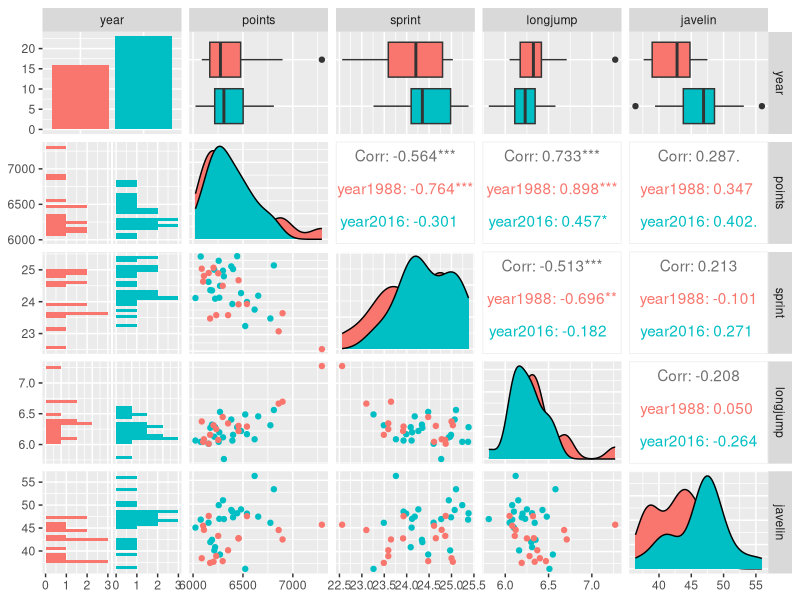
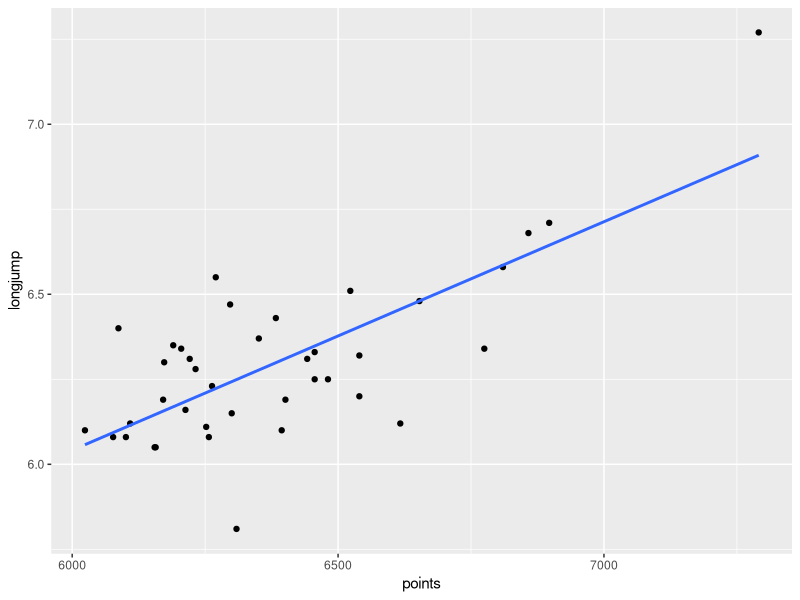
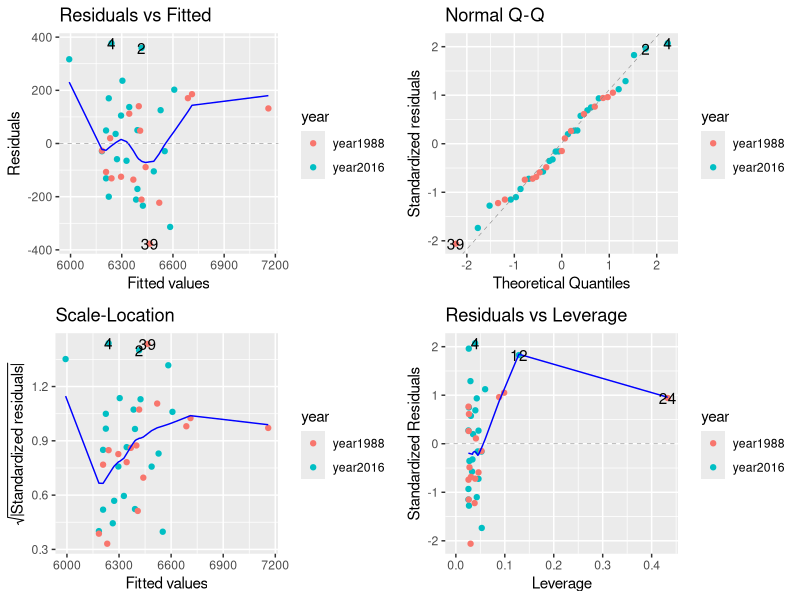
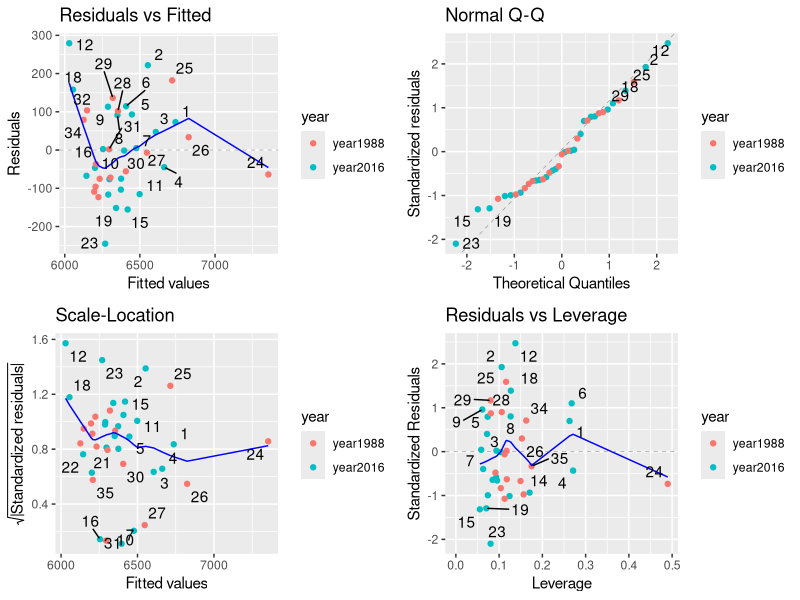
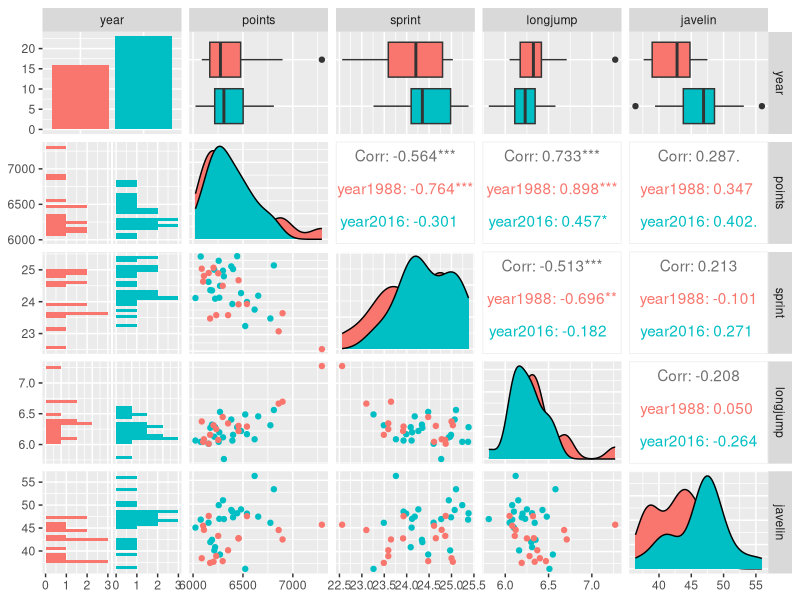
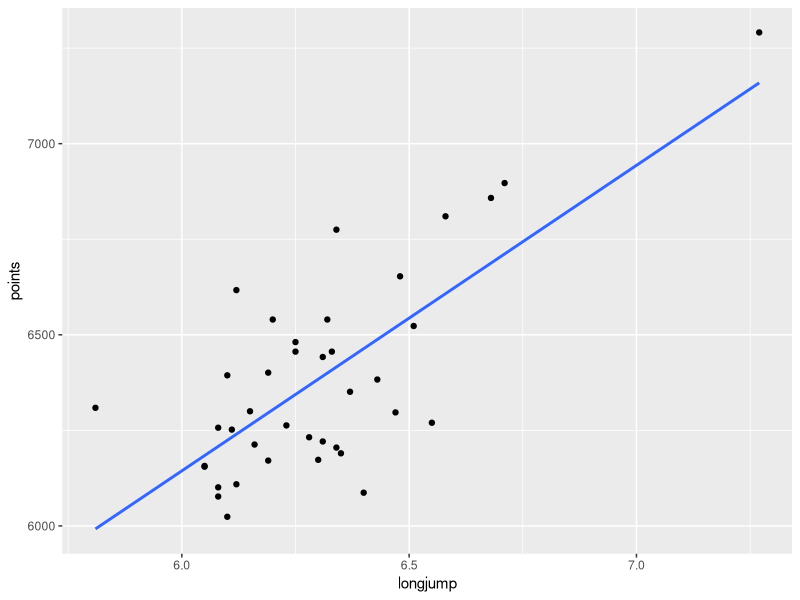
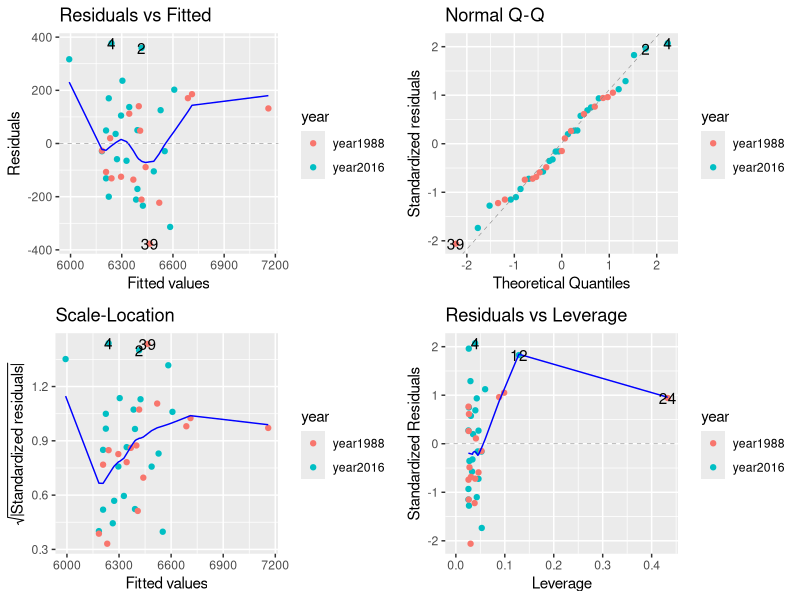
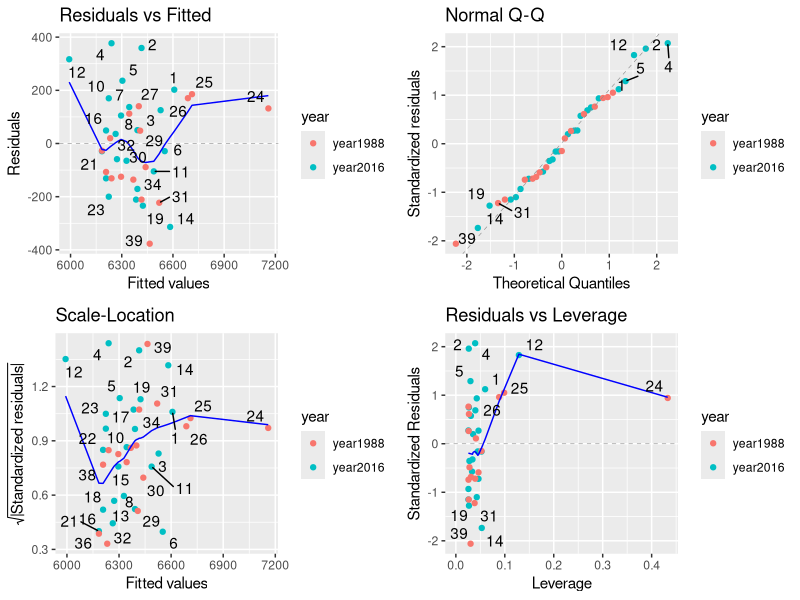

These charts were generated, in order, by the following R code:
library(tidyverse)
hept = read_csv('hept.csv')
colnames(hept)
view(hept)



library(GGally)
ggpairs(select(hept,-name), aes(colour=year))



model=lm(points~longjump,data = hept)
summary(model)


ggplot(hept, aes(x=points, y=longjump)) +
  geom_point() +
  geom_smooth(method=lm, se=FALSE)


library(ggfortify)
autoplot(model, data=hept, colour='year')



model=lm(points~sprint+longjump+javelin+year,data = hept)
summary(model)


library(ggfortify)
autoplot(model, data=hept, colour='year',label.n=39, label.repel=TRUE)

















#Doing it again for Practice

library(tidyverse)
hept = read.csv("hept.csv")


#a-part
library(GGally)
ggpairs(select(hept,-name),aes(col=year))


#b-part
model=lm(points~longjump,data = hept)
summary(model)

ggplot(hept ,aes(x=longjump,y=points)) +
  geom_point()+ geom_smooth(method = lm,se=FALSE)


#c-part
autoplot(model,data = hept,col = 'year')
autoplot(model, data=hept, colour='year', label.n=39, label.repel=TRUE)

#d-part
model=lm(points~sprint+longjump+javelin+year,data = hept)
summary(model)

#re-doing d part 
model=lm(points~sprint+longjump+javelin,data = hept)
summary(model)


autoplot(model, data=hept, colour='year', label.n=39, label.repel=TRUE)
